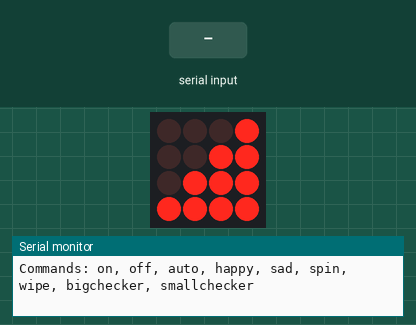
Bench run of a sketch on a simulated Arduino Uno, built with avr-gcc and run on an emulated ATmega328P. Shown: 4×4 LED matrix, the last lines printed to the serial monitor. Wiring (inferred from the names in the program): LED matrix (orientation assumed): rows pin 11, pin 10, pin 9, pin 8; columns pin 7, pin 6, pin 5, pin 4. The inputs (shaded band) are chosen by the test bench. Random numbers use the default seed unless the sketch sets one.

Above: at 0.1 s.
1.3 s: "happy\n" received over Serial
At 2.5 s:
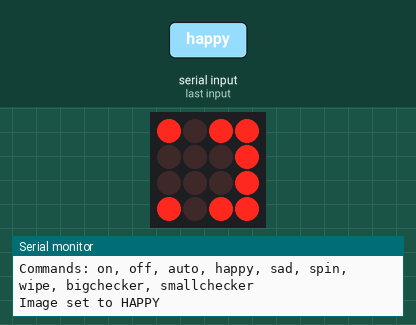
2.8 s: "auto\n" received over Serial
At 3.7 s:
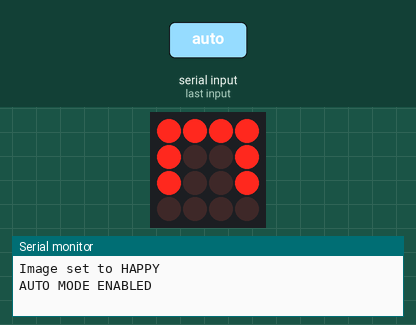
5.1 s: byte 10 ('\n') received over Serial
At 6.2 s:
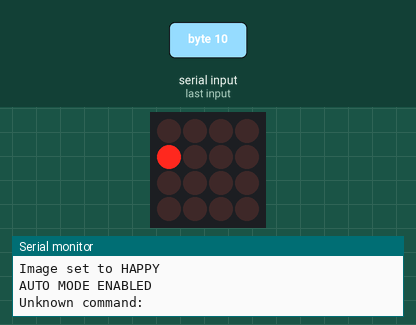
6.9 s: "wipe\n" received over Serial
At 7.59 s:
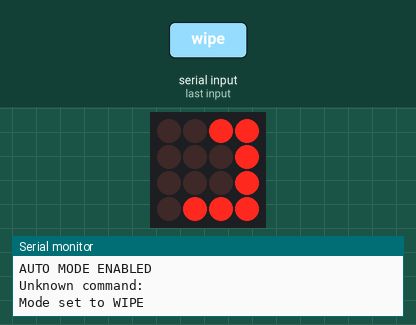
9.0 s: "spin\n" received over Serial
At 9.6 s:
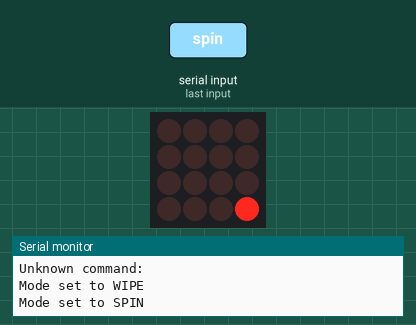
12.0 s: "bigchecker\n" received over Serial
At 12.15 s:
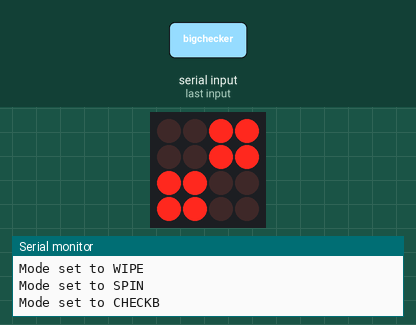

The sketch:

LED_Matrix_4X4_V1.ino
```cpp
// (licence header left out)
#include <avr/interrupt.h>

#define TIMER_CLOCK_FREQ 2000000.0 //2MHz for /8 prescale from 16MHz

/* Display Modes */
#define MODE_STATIC 0
#define MODE_SPIN   1
#define MODE_WIPE   2
#define MODE_CHECKB 3
#define MODE_CHECKS 4
#define MODES       5

/* Ports */
const int cathode[4]   = { 11, 10, 9, 8 };
const int anode[4] = { 7, 6, 5, 4 };

/* Settings */
const int baudRate = 9600;
const float updateRate = 12.0f;

/* Interrupt Variables */
int intCounter = 0;
int currentRow = 0;
int latency = 0;
unsigned char timerLoadValue = 0;

/* Variables */
boolean autoMode = true;
int autoCountdown = 0;
int mode = MODE_STATIC;
int frameInterval = 50;
int pointer[2] = { 0, 0 };
int dir = 0;
int modeVariation = 0;
boolean checkerPos = false;
int frameTimer = 0;
boolean showDisplay = true;
int image[4][4] = {{ 1, 0, 0, 0 },
                   { 1, 1, 0, 0 },
                   { 1, 1, 1, 0 },
                   { 1, 1, 1, 1 }};

int happy[4][4] = {{ 1, 0, 0, 1 },
                   { 0, 0, 0, 0 },
                   { 1, 0, 0, 1 },
                   { 1, 1, 1, 1 }};

int sad[4][4] =   {{ 1, 0, 0, 1 },
                   { 0, 0, 0, 0 },
                   { 1, 1, 1, 1 },
                   { 1, 0, 0, 1 }};

/* Setup */
void setup() {
  // Seed random number generator
  randomSeed(micros());

  // Initialize pins

  for (int i = 0; i < sizeof(anode)/sizeof(*anode); i++)
    pinMode(anode[i], OUTPUT);

  for (int i = 0; i < sizeof(cathode)/sizeof(*cathode); i++)
    pinMode(cathode[i], OUTPUT);

  for (int i = 0; i < sizeof(anode)/sizeof(*anode); i++)
    digitalWrite(anode[i], LOW);

  for (int i = 0; i < sizeof(cathode)/sizeof(*cathode); i++)
    digitalWrite(cathode[i], HIGH);

  // Initialize timer interrupt
  timerLoadValue = setupTimer2(updateRate);

  // Initialize Serial console
  Serial.begin(baudRate);
  Serial.println("Commands: on, off, auto, happy, sad, spin, wipe, bigchecker, smallchecker");
}

/* Main Loop */
void loop() {
  if (frameTimer++ >= frameInterval) {
    frameTimer = 0;

    // Read a character and possibly parse a line from the Serial console
    parseInput(readLine());

    switch (mode) {
      case MODE_SPIN:
      case MODE_WIPE:
        static boolean drawing = false;

        if (mode == MODE_SPIN) clearScreen();

        switch (dir) {
          case 0:
            if ( modeVariation ) pointer[1]++; else pointer[0]++;
            break;
          case 1:
            if ( modeVariation ) pointer[0]--; else pointer[1]++;
            break;
          case 2:
            if ( modeVariation ) pointer[1]--; else pointer[0]--;
            break;
          case 3:
            if ( modeVariation ) pointer[0]++; else pointer[1]--;
            break;
        }

        if (drawing || mode == MODE_SPIN)
          setPixel(pointer[0], pointer[1]);
        else
          clearPixel(pointer[0], pointer[1]);

        if (pointer[0] == 0 && pointer[1] == 0)
          drawing = !drawing;

        switch (dir) {
          case 0:
            if ((pointer[0] >= 3 && !modeVariation) || (pointer[1] >= 3 && modeVariation)) dir = ( modeVariation ? 3 : 1 );
            break;
          case 1:
            if ((pointer[1] >= 3 && !modeVariation) || (pointer[0] <= 0 && modeVariation)) dir = ( modeVariation ? 0 : 2 );
            break;
          case 2:
            if ((pointer[0] <= 0 && !modeVariation) || (pointer[1] <= 0 && modeVariation)) dir = ( modeVariation ? 1 : 3 );
            break;
          case 3:
            if ((pointer[1] <= 0 && !modeVariation) || (pointer[0] >= 3 && modeVariation)) dir = ( modeVariation ? 2 : 0 );
            break;
        }

        break;
      case MODE_CHECKB:
        clearScreen();
        checkerPos = !checkerPos;
        for (int i = 0; i < sizeof(image)/sizeof(*image); i++)
          for (int j = 0; j < sizeof(image[i])/sizeof(*image[i]); j++)
            if (i < 2) {
              if (j < 2) {
                if (checkerPos) setPixel(i, j);
              } else {
                if (!checkerPos) setPixel(i, j);
              }
            } else {
              if (j < 2) {
                if (!checkerPos) setPixel(i, j);
              } else {
                if (checkerPos) setPixel(i, j);
              }
            }
        break;
      case MODE_CHECKS:
        clearScreen();
        checkerPos = !checkerPos;
        for (int i = 0; i < sizeof(image)/sizeof(*image); i++)
          for (int j = 0; j < sizeof(image[i])/sizeof(*image[i]); j++)
            if (i % 2 == 0) {
              if (j % 2 == 0) {
                if (checkerPos) setPixel(i, j);
              } else {
                if (!checkerPos) setPixel(i, j);
              }
            } else {
              if (j % 2 == 0) {
                if (!checkerPos) setPixel(i, j);
              } else {
                if (checkerPos) setPixel(i, j);
              }
            }
        break;
      case MODE_STATIC:
        break;
    }

    if (autoCountdown-- <= 0 && autoMode)
      nextMode();
  }

  delay(1);
}

/* Interrupt Subroutine
   Arduino runs at 16 Mhz, so 61 Overflows per second.
   1/ ((16000000 / 1024) / 256) = 1 / 61 */
ISR(TIMER2_OVF_vect) {
  // Update display
  if (showDisplay) {
    displayRow(currentRow++);
    currentRow = currentRow % 4;
  }
  digitalWrite(13, showDisplay);

  // Capture the current timer value. This is how much error we
  // have due to interrupt latency and the work in this function
  latency = TCNT2;

  // Reload the timer and correct for latency.
  TCNT2 = latency + timerLoadValue;
}

/* Changes mode for autoMode mode */
void nextMode() {
  int next = mode;
  do
    next = random(1, MODES);
  while (next == mode);

  switchToMode(next);
}

/* Update LEDs */
void updateDisplay() {
  for (int i = 0; i < sizeof(image)/sizeof(*image); i++)
    displayRow(i);
}

/* Update Pins */
void displayRow(int row) {
  static int oldRow;

  digitalWrite(cathode[oldRow], HIGH);

  for (int i = 0; i < sizeof(anode)/sizeof(*anode); i++)
    digitalWrite(anode[i], image[i][sizeof(anode)/sizeof(*anode) - 1 -row]);

  digitalWrite(cathode[row], LOW);

  oldRow = row;
}

/* Sets a pixel */
void setPixel(int x, int y) {
  if (x < 0 || y < 0 || y > sizeof(image)/sizeof(*image) || x > sizeof(image[y])/sizeof(*image[y]))
    return;

  image[y][x] = 1;
}

/* Clears a pixel */
void clearPixel(int x, int y) {
  if (x < 0 || y < 0 || y > sizeof(image)/sizeof(*image) || x > sizeof(image[y])/sizeof(*image[y]))
    return;

  image[y][x] = 0;
}

/* Clears image array */
void clearScreen() {
  for (int i = 0; i < sizeof(image)/sizeof(*image); i++)
    for (int j = 0; j < sizeof(image[i])/sizeof(*image[i]); j++)
      image[i][j] = 0;
}

/* Clears display (sets all anodes to LOW and all cathodes to HIGH) */
void resetDisplay() {
  for (int i = 0; i < sizeof(anode)/sizeof(*anode); i++)
    digitalWrite(anode[i], LOW);

  for (int i = 0; i < sizeof(cathode)/sizeof(*cathode); i++)
    digitalWrite(cathode[i], HIGH);
}

/* Read a line from the Serial port */
char* readLine() {
  static char buffer[64];
  static int i;

  int c = Serial.read();

  while (c >= 0) {
    if (c == '\n' || c == '\r') {
      buffer[i] = 0;
      i = 0;
      return (char*)buffer;
    } else if (i < 64) {
      buffer[i] = c;
      i++;
    }

    c = Serial.read();
  }

  return 0;
}

/* Parse console input */
void parseInput(char* input) {
  if (!input) return;

  if  (strcmp(input, "off") == 0) {
    showDisplay = false;
    resetDisplay();
    Serial.println("Turning display OFF");
    return;

  } else if (strcmp(input, "on") == 0) {
    showDisplay = true;
    Serial.println("Turning display ON");
    return;
  }

  autoMode = false;

  if  (strcmp(input, "auto") == 0) {
    autoMode = true;
    Serial.println("AUTO MODE ENABLED");

  } else if  (strcmp(input, "happy") == 0) {
    memcpy(image, happy, sizeof(happy));
    switchToMode(MODE_STATIC);
    Serial.println("Image set to HAPPY");

  } else if  (strcmp(input, "sad") == 0) {
    memcpy(image, sad, sizeof(sad));
    switchToMode(MODE_STATIC);
    Serial.println("Image set to SAD");

  } else if  (strcmp(input, "spin") == 0) {
    switchToMode(MODE_SPIN);
    Serial.println("Mode set to SPIN");

  } else if  (strcmp(input, "wipe") == 0) {
    switchToMode(MODE_WIPE);
    Serial.println("Mode set to WIPE");

  } else if  (strcmp(input, "bigchecker") == 0) {
    switchToMode(MODE_CHECKB);
    Serial.println("Mode set to CHECKB");

  } else if  (strcmp(input, "smallchecker") == 0) {
    switchToMode(MODE_CHECKS);
    Serial.println("Mode set to CHECKS");

  } else {
    Serial.print("Unknown command: ");
    Serial.println(input);
  }

  showDisplay = true;
}

/* Switches to a mode */
void switchToMode(int m) {
  noInterrupts(); // Disable updating

  showDisplay = true;

  switch (m) {
    case MODE_STATIC:
      frameInterval = 200;
      autoCountdown = 10;
      break;
    case MODE_SPIN:
      frameInterval = 30;
      autoCountdown = ( random(2) ? 24 : 48 );
      modeVariation = random(2);
      pointer[0] = 0;
      pointer[1] = 0;
      dir = 0;
      clearScreen();
      break;
    case MODE_WIPE:
      frameInterval = 30;
      autoCountdown = ( random(2) ? 24 : 48 );
      modeVariation = random(2);
      pointer[0] = 0;
      pointer[1] = 0;
      dir = 0;
      clearScreen();
      break;
    case MODE_CHECKB:
      frameInterval = 120;
      autoCountdown = 5;
      clearScreen();
      break;
    case MODE_CHECKS:
      frameInterval = 120;
      autoCountdown = 5;
      clearScreen();
      break;
    default:
      return;
  }

  mode = m;

  interrupts(); // Re-enable updating
}

/* Prints a screen's state to console */
void printScreen() {
  for (int i = 0; i < sizeof(image)/sizeof(*image); i++) {
    for (int j = 0; j < sizeof(image[i])/sizeof(*image[i]); j++) {
      Serial.print(image[i][j]);
      Serial.print(' ');
    }
    Serial.println();
  }
}

/* Setup timer2 interrupt (http://www.uchobby.com/index.php/2007/11/24/arduino-interrupts/) */
unsigned char setupTimer2(float timeoutFrequency){
  unsigned char result; //The timer load value

  // Calculate the timer load value
  result=(int)((257.0-(TIMER_CLOCK_FREQ/timeoutFrequency))+0.5);
  // The 257 really should be 256 but I get better results with 257

  // Timer2 Settings: Timer Prescaler /8, mode 0
  // Timer clock = 16MHz/8 = 2Mhz or 0.5us
  // The /8 prescale gives us a good range to work with
  // So we just hard code this for now.
  TCCR2A = 0;
  TCCR2B = 0 << CS22 | 1 << CS21 | 0 << CS20;

  // Timer2 Overflow Interrupt Enable
  TIMSK2 = 1 << TOIE2;

  // Load the timer for its first cycle
  TCNT2 = result;

  return(result);
}
```

Measured:
- after the input at 2.8 s, the display: first changes after 0.64 s (image 2 shows a later state)
